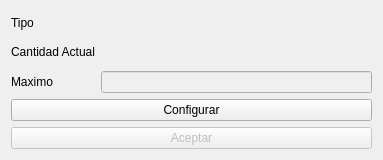
<?xml version="1.0" encoding="UTF-8"?>
<ui version="4.0">
 <class>VentanaBanda</class>
 <widget class="QWidget" name="VentanaBanda">
  <property name="geometry">
   <rect>
    <x>0</x>
    <y>0</y>
    <width>383</width>
    <height>160</height>
   </rect>
  </property>
  <property name="windowTitle">
   <string>Banda</string>
  </property>
  <property name="windowIcon">
   <iconset resource="imagenes.qrc">
    <normaloff>:/imagenes/Imagenes/iconoBanda.png</normaloff>:/imagenes/Imagenes/iconoBanda.png</iconset>
  </property>
  <layout class="QVBoxLayout" name="verticalLayout_3">
   <item>
    <layout class="QHBoxLayout" name="horizontalLayout">
     <item>
      <layout class="QVBoxLayout" name="verticalLayout">
       <item>
        <widget class="QLabel" name="tipo">
         <property name="text">
          <string>Tipo</string>
         </property>
        </widget>
       </item>
       <item>
        <widget class="QLabel" name="cantidad">
         <property name="text">
          <string>Cantidad Actual</string>
         </property>
        </widget>
       </item>
       <item>
        <widget class="QLabel" name="maximo">
         <property name="text">
          <string>Maximo</string>
         </property>
        </widget>
       </item>
      </layout>
     </item>
     <item>
      <layout class="QVBoxLayout" name="verticalLayout_2">
       <item>
        <widget class="QLabel" name="tipoValor">
         <property name="text">
          <string/>
         </property>
         <property name="alignment">
          <set>Qt::AlignCenter</set>
         </property>
        </widget>
       </item>
       <item>
        <widget class="QLabel" name="cantidadValor">
         <property name="text">
          <string/>
         </property>
         <property name="alignment">
          <set>Qt::AlignCenter</set>
         </property>
        </widget>
       </item>
       <item>
        <widget class="QLineEdit" name="editorMaximo">
         <property name="enabled">
          <bool>false</bool>
         </property>
        </widget>
       </item>
      </layout>
     </item>
    </layout>
   </item>
   <item>
    <widget class="QPushButton" name="configurar">
     <property name="text">
      <string>Configurar</string>
     </property>
    </widget>
   </item>
   <item>
    <widget class="QPushButton" name="aceptar">
     <property name="enabled">
      <bool>false</bool>
     </property>
     <property name="text">
      <string>Aceptar</string>
     </property>
    </widget>
   </item>
  </layout>
 </widget>
 <resources>
  <include location="imagenes.qrc"/>
 </resources>
 <connections/>
</ui>
